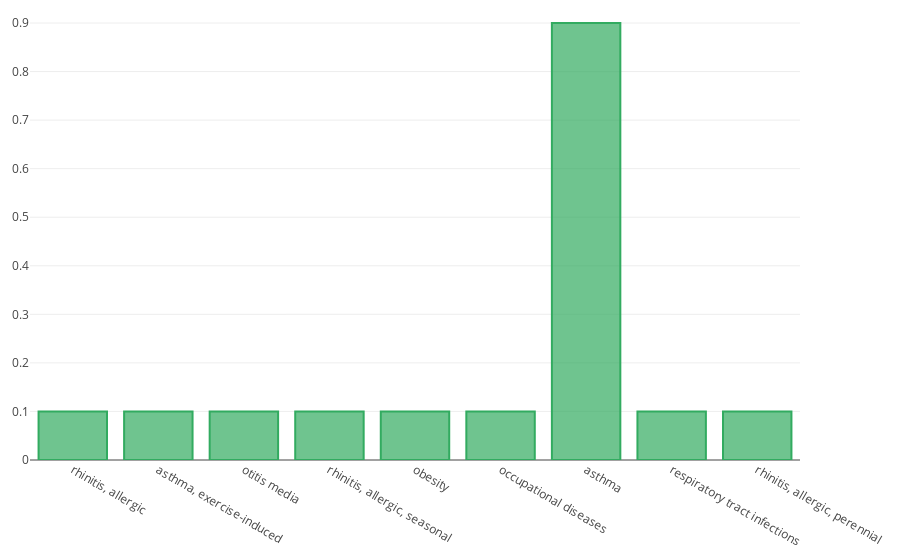

Notebook code cell kept with this figure:
### Code cell
using PlotlyJS

trace1 = bar(;x=collect(keys(labels2ind)),
            y=sum(occur, 2)[:]./10,
            marker=attr(color="rgba(50, 171, 96, 0.7)",
            line=attr(color="rgba(50, 171, 96, 1.0)", width=2)))

data = [trace1]
layout = Layout(;margin_b = 100,
                 margin_r =100)

plot(data, layout)

### Figure 1 — Plotly figure (JSON) as saved in the notebook; plotly's stock layout.template omitted (floating-point values rounded to 4 significant figures)
{"data": [{"y": [0.1, 0.1, 0.1, 0.1, 0.1, 0.1, 0.9, 0.1, 0.1], "type": "bar", "x": ["rhinitis, allergic", "asthma, exercise-induced", "otitis media", "rhinitis, allergic, seasonal", "obesity", "occupational diseases", "asthma", "respiratory tract infections", "rhinitis, allergic, perennial"], "marker": {"line": {"width": 2, "color": "rgba(50, 171, 96, 1.0)"}, "color": "rgba(50, 171, 96, 0.7)"}}], "layout": {"margin": {"r": 100, "l": 30, "b": 100, "t": 0}}}
